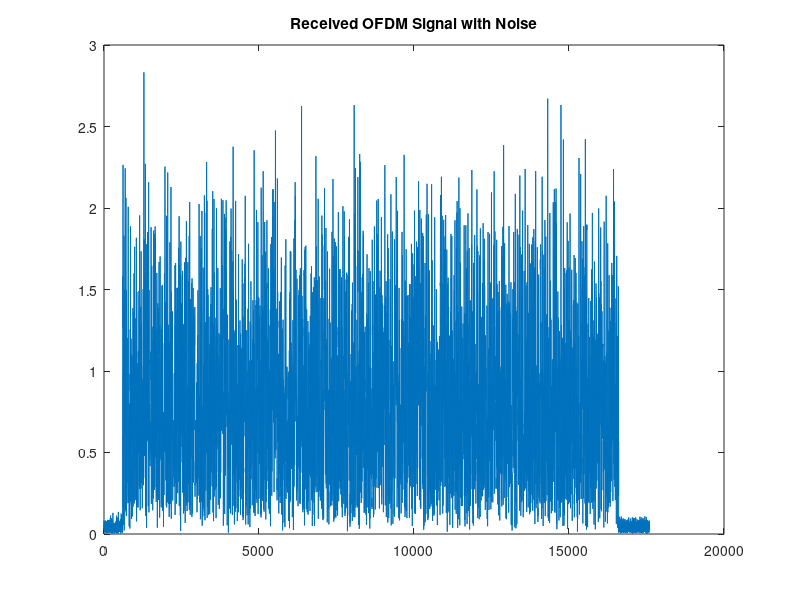
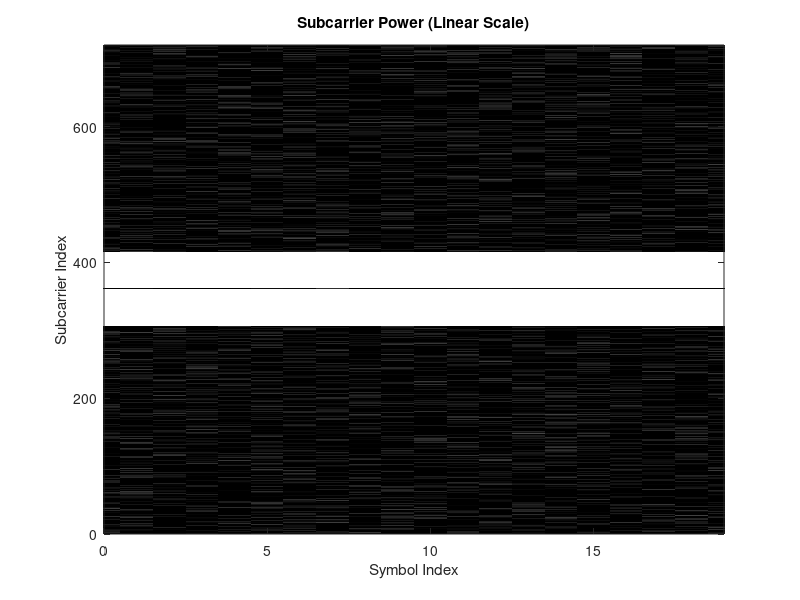

Write the MATLAB code that produced these figures, in order. (Note: this script raises an error after producing the figures.)
clc
clear
close all 
% Parameters
ifft_size = 720;           % FFT size
cp_length = 80;
Ld = ifft_size;
Ls = Ld + cp_length;
num_symbols = 20;
mod_order = 4;             % QPSK
dc_index = ifft_size / 2 + 1;

% Number of active subcarriers
num_active = 109;
half = floor(num_active / 2);
active_subcarriers = (dc_index - half):(dc_index + half);  % symmetrical around DC
active_subcarriers(active_subcarriers == dc_index) = [];   % remove DC


% Generate random QPSK data
bits_per_symbol = log2(mod_order);
total_bits = num_active * num_symbols * bits_per_symbol;
bits = randi([0 1], total_bits, 1);
symbols = reshape(bits, [], bits_per_symbol);
qpsk_data = (2 * symbols(:,1) - 1) + 1j * (2 * symbols(:,2) - 1);
qpsk_data = qpsk_data / sqrt(2);  % Normalized QPSK

% OFDM Signal generation
ofdm_signal = [];
symbol_matrix = zeros(num_symbols, ifft_size);

% ==== Define and Generate a Known QPSK Preamble ====
num_preamble = 1;

% Ensure num_active is consistent with active_subcarriers length
num_active = length(active_subcarriers);  % Derived from subcarrier indices

% Generate QPSK bits for the preamble (2 bits per symbol)
preamble_bits = randi([0 1], num_active * 2, 1);
preamble_symbols = reshape(preamble_bits, [], 2);
preamble_qpsk = (2 * preamble_symbols(:,1) - 1) + 1j * (2 * preamble_symbols(:,2) - 1);
preamble_qpsk = preamble_qpsk / sqrt(2);  % Normalize QPSK power

% Create frequency-domain vector and assign preamble symbols
repeat_freq_data = zeros(ifft_size, 1);
repeat_freq_data(active_subcarriers) = preamble_qpsk;
repeat_freq_data(dc_index) = 0;  % Explicitly null the DC

% ==== Generate remaining random OFDM symbols ====
for i = 1:num_symbols
    freq_data = zeros(ifft_size, 1);

    idx_start = (i - 1) * num_active + 1;
    idx_end = i * num_active;
    this_symbol = qpsk_data(idx_start:idx_end);

    freq_data(active_subcarriers) = this_symbol;  % Map to subcarriers
    freq_data(dc_index) = 0;                      % Explicit DC null

    symbol_matrix(i, :) = freq_data;              % For visualization

    time_data = ifft(ifftshift(freq_data)) * sqrt(ifft_size);  % ✅ correct

    cp = time_data(end - cp_length + 1 : end);
    ofdm_symbol = [cp; time_data];
    ofdm_signal = [ofdm_signal; ofdm_symbol];
end

% Normalize final signal to max amplitude = 3
ofdm_signal = ofdm_signal / sqrt(mean(abs(ofdm_signal).^2));  % Normalize to unit power

% % Padding
% left_pad = 600;
% right_pad = 1000;
% noise_std = 0.01;
% noise_before = noise_std * (randn(left_pad,1) + 1j*randn(left_pad,1));
% noise_after  = noise_std * (randn(right_pad,1) + 1j*randn(right_pad,1));
% % final_signal = [noise_before; ofdm_signal; noise_after];


% Desired in-band SNR control
signal_power = mean(abs(ofdm_signal).^2);
target_snr_db = 25;  % e.g., 20 dB SNR
target_snr_linear = 10^(target_snr_db/10);
noise_power = signal_power / target_snr_linear;

% Add in-band noise
% Set stronger noise level
noise_snr_db = 30;  % Try 5 or 10 dB SNR for visible noise floor
signal_power = mean(abs(ofdm_signal).^2);
noise_power = signal_power / (10^(noise_snr_db/10));

% Add broadband complex Gaussian noise
inband_noise = sqrt(noise_power/2) * (randn(length(ofdm_signal),1) + 1j*randn(length(ofdm_signal),1));
ofdm_signal_noisy = ofdm_signal + inband_noise;

% Add noise padding before and after
left_pad = 600;
right_pad = 1000;
noise_std = sqrt(noise_power);
noise_before = noise_std * (randn(left_pad,1) + 1j*randn(left_pad,1));
noise_after  = noise_std * (randn(right_pad,1) + 1j*randn(right_pad,1));

% Final signal
final_signal = [noise_before; ofdm_signal_noisy; noise_after];


% Save
save('OFDM_Rx_Signal.mat', 'final_signal');

% === Visualization: Subcarrier Power ===
% Remove CP and reshape
X_matrix = reshape(ofdm_signal_noisy, Ls, []).';
X_no_cp = X_matrix(:, cp_length+1:end);
X_fft = fft(X_no_cp, [], 2);
X_fft_shifted = fftshift(X_fft, 2);
power_matrix = abs(X_fft_shifted).^2;

% Reshape OFDM symbols
num_symbols_actual = length(ofdm_signal) / Ls;
X_matrix = reshape(ofdm_signal_noisy, Ls, num_symbols_actual).';

% Remove CP
X_no_cp = X_matrix(:, cp_length+1:end);  % shape: [num_symbols, Ld]

% FFT of each symbol
X_fft = fftshift(fft(X_no_cp, [], 2), 2);  % shape: [num_symbols, Ld]
power_matrix = abs(X_fft).^2;             % shape: [num_symbols, Ld]

% Pad to full subcarrier length (optional)
full_power = zeros(num_symbols_actual, ifft_size);
full_power(:, :) = power_matrix;  % Since Ld = ifft_size

figure(1) 
plot(abs(final_signal));
title('Received OFDM Signal with Noise');

figure(2);
power_db = 10*log10(power_matrix + 1e-12);  % avoid log(0)
imagesc(0:num_symbols-1, 1:ifft_size, power_db.');
colormap(jet);  % better dynamic color range
caxis([max(power_db(:)) - 40, max(power_db(:))]);  % show 40 dB range
axis xy;
colormap(gray);
title('Subcarrier Power (Linear Scale)');
xlabel('Symbol Index');
ylabel('Subcarrier Index');
hold on;
% Active subcarriers
% lower_edge = 320;
% upper_edge = 400;
% yline(upper_edge, 'r--', 'Upper Edge Sugcarrier');
% yline(lower_edge, 'r--', 'Lower Edge Subcarrier');
xlim([0 num_symbols_actual - 1]);
ylim([0 ifft_size]);
legend('Guard Band Limits');

N = length(final_signal);

% Define maximum lag to compute autocorrelation
max_lag = floor(N/2);

% Compute autocorrelation at different lags (shifts)
[Rxx, lags] = xcorr(final_signal, max_lag, 'coeff');

% Consider only positive lags
Rxx_positive = Rxx(lags >= 0);
lags_positive = lags(lags >= 0);

% Plotting Autocorrelation
figure(3);
plot(lags_positive, abs(Rxx_positive));
title('Autocorrelation of the Received Signal');
xlabel('Lag');
ylabel('Autocorrelation Coefficient');

freq_axis = -ifft_size/2 : ifft_size/2 - 1;

avg_power = mean(abs(X_fft_shifted).^2, 1);  % average over symbols


% Plot average PSD
avg_power = mean(power_matrix, 1);
freq_axis = -ifft_size/2 : ifft_size/2 - 1;
figure(4);
plot(freq_axis, avg_power, 'LineWidth', 1.2);
xlabel('Subcarrier Index (centered)');
ylabel('Power');
title('Power Spectrum of OFDM with Noise Floor');
grid on;
